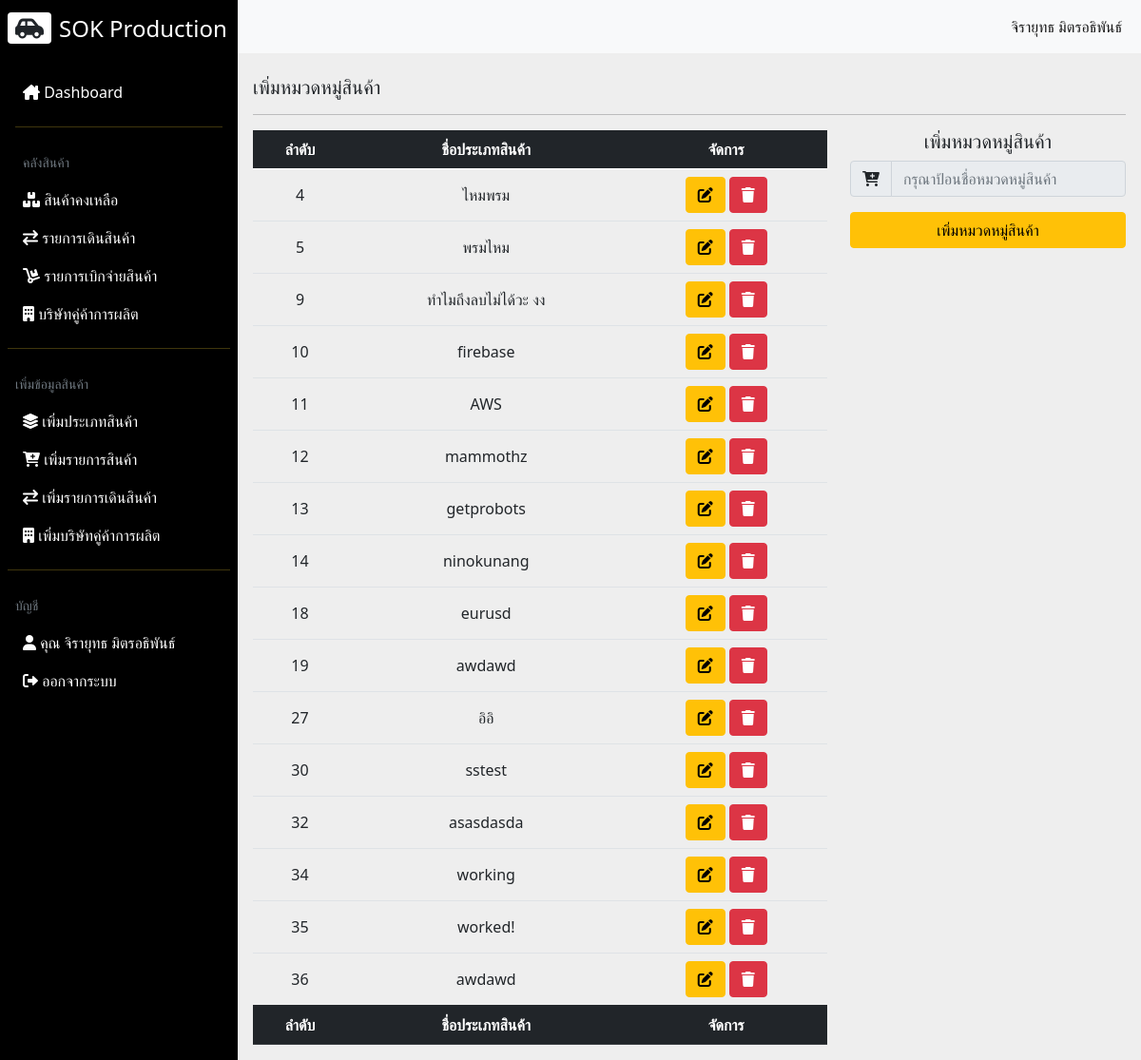
/addCategory.php (signed in), run on an earlier commit of the app's database.
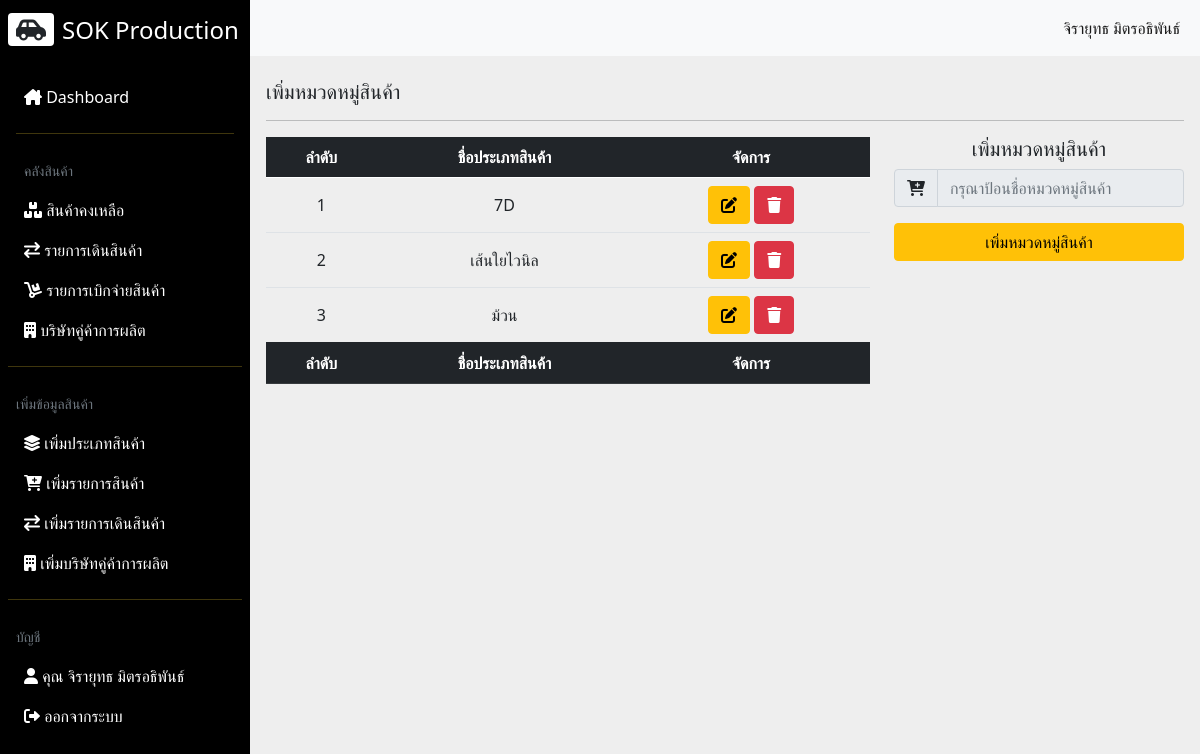
And on a later commit of the database.
### tables this page shows
CREATE TABLE `category` (
  `cate_id` int(11) NOT NULL,
  `cate_name` varchar(255) NOT NULL
);

### addCategory.php (the view, shortened to what this page needs)
<!DOCTYPE html>
<html lang="en">
<head>
  <link rel="stylesheet" href="css/all.min.css">
  <link rel="stylesheet" href="css/fontawesome.min.css">
  <link rel="stylesheet" href="css/bootstrap.min.css">
  <link rel="stylesheet" href="css/styles.css">
  <link rel="stylesheet" href="css/jquery.dataTables.min.css">
</head>
<body>
  <div class="main-container d-flex">
    <?php include("includes/menuNavbar.inc.php"); ?>
    <?php
    if($_SESSION['emp_level'] == 1) {
    ?>
    <div class="content">
      <nav class="navbar navbar-expand-md navbar-light bg-light">
        <div class="container-fluid">
          <div class="collapse navbar-collapse justify-content-end" id="navbarSupportedContent">
            <ul class="navbar-nav mb-2 mb-lg-0">
              <li class="nav-item">
                <a class="nav-link active" aria-current="page" href="#"><?= $_SESSION['emp_fname']; ?> <?= $_SESSION['emp_lname']; ?></a>
              </li>
            </ul>
          </div>
        </div>
      </nav>
      <div class="dashboard-content px-3 pt-4">
        <h2 class="fs-5"> เพิ่มหมวดหมู่สินค้า</h2>
        <hr>
        <div class="col-md-12">
          <div class="row">
            <div class="col-md-8">
              <div class="table-responsive">
                <table class="table align-middle table-hover " id="myTable">
                  <thead class="table-dark">
                    <tr>
                      <th class="text-center">ลำดับ</th>
                      <th class="text-center">ชื่อประเภทสินค้า</th>
                      <th class="text-center">จัดการ</th>
                    </tr>
                  </thead>
                  <tbody id="showcate" class="text-center">
                  <?php
                    include_once('config/db.php');
                    $sql = "SELECT * FROM `category`";
                    $query = mysqli_query($conn, $sql);
                    while($row = mysqli_fetch_array($query)) {
                    ?>
                    <tr id="<?= $row['cate_id']; ?>">
                      <td><?= $row['cate_id']; ?></td>
                      <td data-target="name"><?= $row['cate_name']; ?></td>
                      <td>
                        <a href="#" data-role="update" data-id="<?= $row['cate_id']; ?>" class="btn btn-warning"><i class="fa-solid fa-pen-to-square"></i></a>
                        <a href="#" data-role="delete" data-id="<?= $row['cate_id']; ?>" class="btn btn-danger"><i class="fa-solid fa-trash"></i></a>
                      </td>
                    </tr>
                    <?php } ?>
                  </tbody>
                  <thead class="table-dark">
                    <tr>
                      <th class="text-center">ลำดับ</th>
                      <th class="text-center">ชื่อประเภทสินค้า</th>
                      <th class="text-center">จัดการ</th>
                    </tr>
                  </thead>
                </table>
              </div>
            </div>
            <div class="col-md-4">
              <h2 class="fs-5 text-center"> เพิ่มหมวดหมู่สินค้า</h2>
              <form action="#" method="post" id="frm">
                <div class="input-group mb-3">
                  <span class="input-group-text" id="cate_name"><i class="fa-solid fa-cart-plus"></i></span>
                  <input type="text" class="form-control" id="cate_name_input" placeholder="กรุณาป้อนชื่อหมวดหมู่สินค้า" aria-label="Username" aria-describedby="cate_name">
                </div>
                <div class="d-grid gap-2">
                  <button class="btn btn-warning" id="add_cate">เพิ่มหมวดหมู่สินค้า</button>
                </div>
              </form>
            </div>
          </div>
        </div>
      </div>
    </div>
    <?php } else {
      echo '<script>alert("หน้าเพจนี้ได้สำหรับพนักงานจัดการคลังสินค้าเท่านั้น!");window.location.href = "index.php"</script>';
    } ?>
  </div>
</body>
</html>

What changed in the data, as far as the page shows it:
removed category: cate_id "4", cate_name "ไหมพรม"
removed category: cate_id "5", cate_name "พรมไหม"
removed category: cate_id "9", cate_name "ทำไมถึงลบไม่ได้วะ งง"
removed category: cate_id "10", cate_name "firebase"
removed category: cate_id "11", cate_name "AWS"
removed category: cate_id "12", cate_name "mammothz"
removed category: cate_id "13", cate_name "getprobots"
removed category: cate_id "14", cate_name "ninokunang"
removed category: cate_id "18", cate_name "eurusd"
removed category: cate_id "19", cate_name "awdawd"
removed category: cate_id "27", cate_name "อิอิ"
removed category: cate_id "30", cate_name "sstest"
removed category: cate_id "32", cate_name "asasdasda"
removed category: cate_id "34", cate_name "working"
removed category: cate_id "35", cate_name "worked!"
removed category: cate_id "36", cate_name "awdawd"
added category: cate_id "1", cate_name "7D"
added category: cate_id "2", cate_name "เส้นใยไวนิล"
added category: cate_id "3", cate_name "ม้วน"
